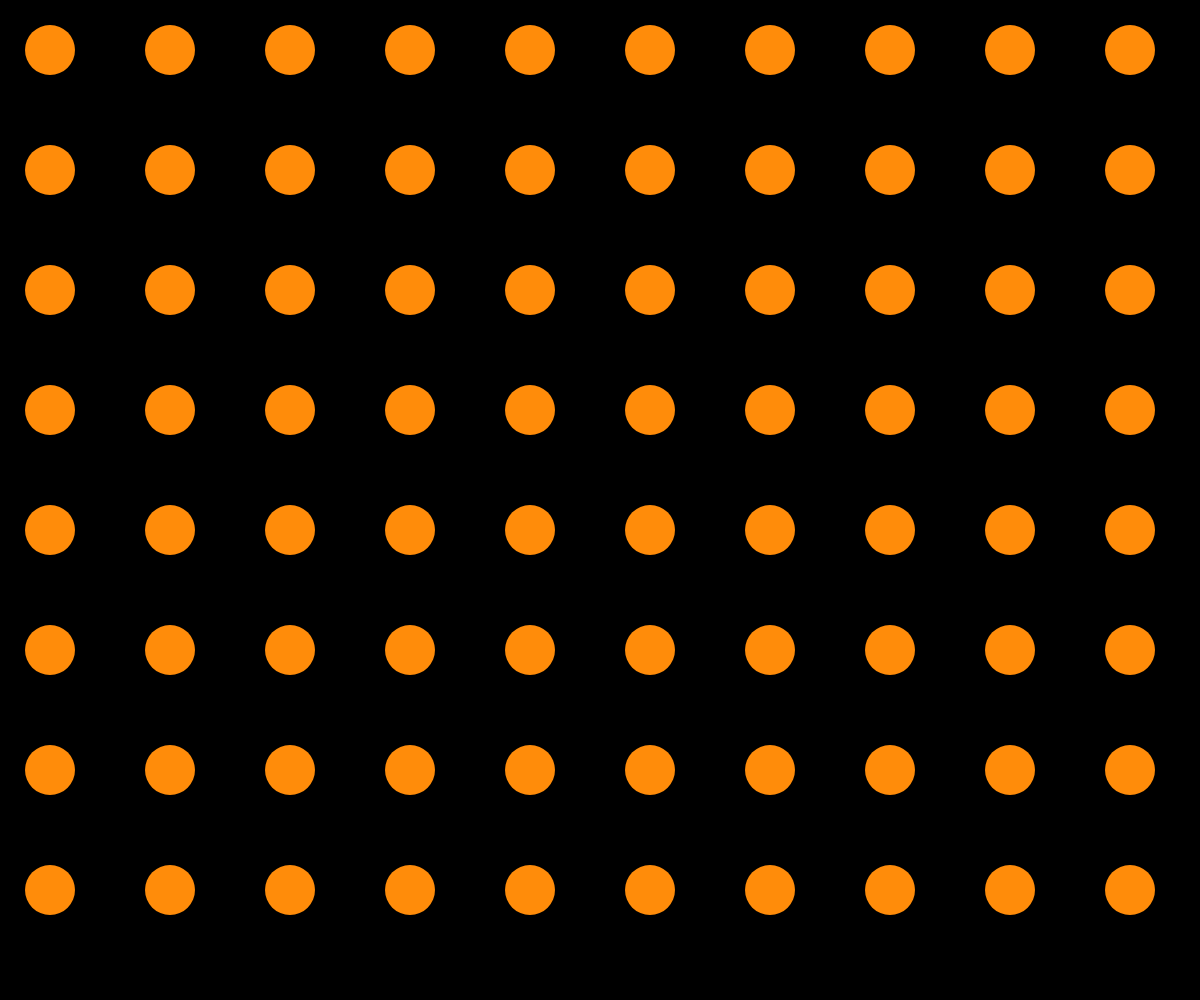
Frame 1 (no input)
Frame 60 (no input): identical to frame 1, image omitted
Frame 120 (the mouse pressed at the canvas centre since frame 60): identical to frame 1, image omitted

The p5.js sketch that drew this single still picture (run headless with seeded random() and noise() and a simulated clock; from frame 60 on, the mouse is pressed at the canvas centre):

// p5.js sketch
// ── sketch.js
function setup() {
	createCanvas( windowWidth, windowHeight);
	noStroke();
}

function draw() {
	let numPerRow = 10;
	let circleSize = 50;
	let pad = width / numPerRow;

	background(0);
	for ( let y = circleSize; y < height; y += pad) {
		for ( let x = circleSize; x < width; x += pad) {
			fill( 255, 140, 10 );
			ellipse( x, y, circleSize, circleSize );
		}
	}
}
